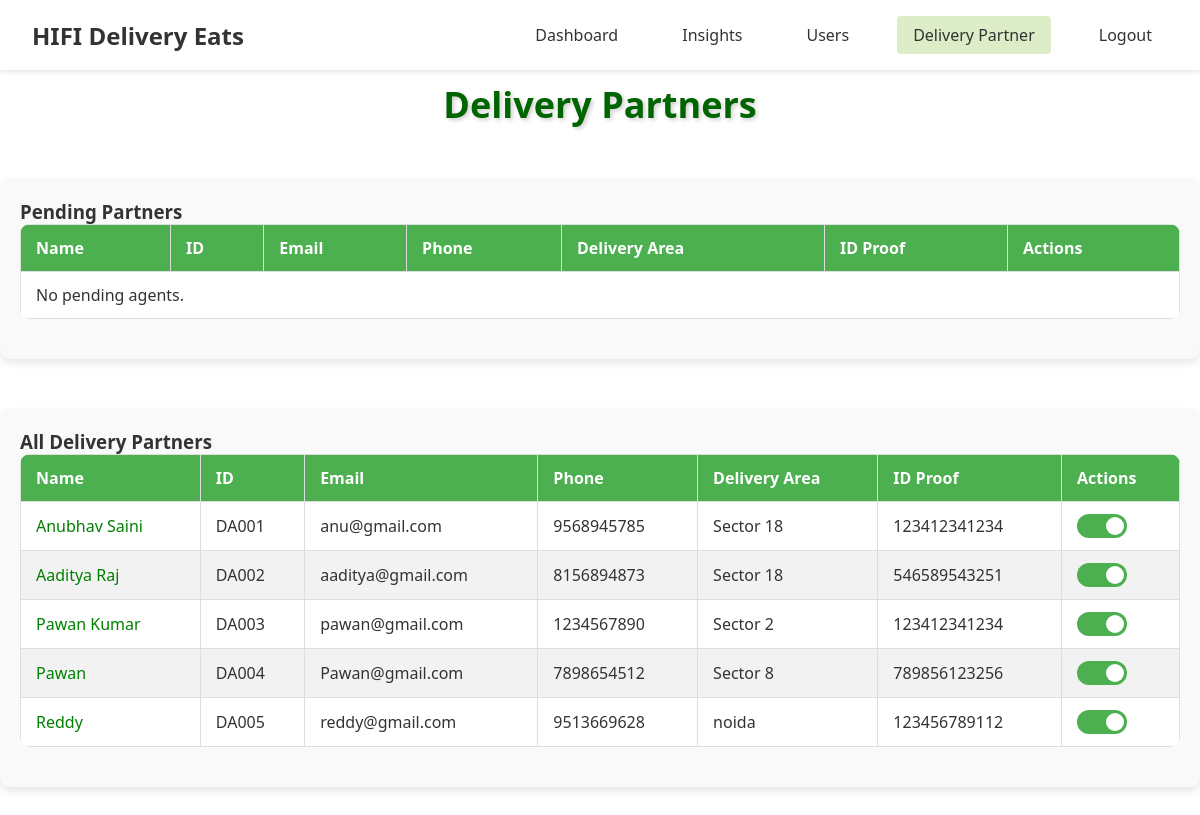
Screenshot of /admin/delivery_partner (signed in) with the database file from the repository.
### models.py (models this page shows, shortened)
class BaseModel(db.Model):
    __abstract__ = True
    PREFIX = None  # each child model must set this

class DeliveryAgent(UserMixin, BaseModel):
    __tablename__ = 'delivery_agent'
    PREFIX = 'DA'
    delivery_agent_id = db.Column(db.String(10), primary_key=True)
    username = db.Column(db.String(100))
    email = db.Column(db.String(100), unique=True)
    phone = db.Column(db.Integer, unique=True, nullable=False)
    password = db.Column(db.String(100), nullable=False)
    image = db.Column(db.String(255), nullable=True, server_default='')
    bio = db.Column(db.Text, nullable=True, server_default='')
    delivery_area = db.Column(db.String(100), nullable=False)
    available_slots = db.Column(db.Boolean, nullable=False, default=True)
    id_proof = db.Column(db.String(12), nullable=False, server_default='')
    is_approved = db.Column(db.Boolean, nullable=False, server_default='0')
    is_active = db.Column(db.Boolean, nullable=False, server_default='1')
    earnings = db.relationship("Earnings", back_populates="delivery_agent")
    delivery_feedbacks = db.relationship("DeliveryFeedback", back_populates="delivery_agent")
    deliveries = db.relationship("Order", back_populates="delivery_agent", foreign_keys="Order.delivery_agent_id")

### routes/admin_routes.py (the view)
    @app.route('/admin/delivery_partner')
    @login_required
    def delivery_partner():
        pending_agents = DeliveryAgent.query.filter_by(is_approved=False).all()
        accepted_agents = DeliveryAgent.query.filter_by(is_approved=True).all()
        return render_template(
            'admin/delivery_partner.html',
            pending_agents=pending_agents,
            accepted_agents=accepted_agents
        )

### templates/admin/delivery_partner.html (shortened to what this page needs)
{% extends 'admin/index.html' %}
{% block css %}
  <link
    rel="stylesheet"
    href="{{ url_for('static', filename='css/admin/delivery_partner.css') }}"
  />
{% endblock css %}
{% block content %}
<h2>Delivery Partners</h2>
<div class="table-container">
  <h3>Pending Partners</h3>
  <table>
    <thead>
      <tr>
        <th>Name</th>
        <th>ID</th>
        <th>Email</th>
        <th>Phone</th>
        <th>Delivery Area</th>
        <th>ID Proof</th>
        <th>Actions</th>
      </tr>
    </thead>
    <tbody id="userList">
      {% for agent in pending_agents %}
      <tr id="user-{{ agent.delivery_agent_id }}">
        <td>{{ agent.username }}</td>
        <td>{{ agent.delivery_agent_id }}</td>
        <td>{{ agent.email }}</td>
        <td>{{ agent.phone }}</td>
        <td>{{ agent.delivery_area }}</td>
        <td>{{ agent.id_proof }}</td>
        <td>
          <button class="accept" onclick="handleAccept('{{ agent.delivery_agent_id }}')">
            Accept
          </button>
          <button class="reject" onclick="handleReject('{{ agent.delivery_agent_id }}')">
            Reject
          </button>
        </td>
      </tr>
      {% else %}
      <tr>
        <td colspan="7">No pending agents.</td>
      </tr>
      {% endfor %}
    </tbody>
  </table>
</div>
<div class="table-container">
  <h3>All Delivery Partners</h3>
  <table>
    <thead>
      <tr>
        <th>Name</th>
        <th>ID</th>
        <th>Email</th>
        <th>Phone</th>
        <th>Delivery Area</th>
        <th>ID Proof</th>
        <th>Actions</th>
      </tr>
    </thead>
    <tbody id="acceptedAgentsList">
      {% for agent in accepted_agents %}
      <tr id="user-{{ agent.delivery_agent_id }}">
        <td style="color: {% if not agent.is_active %}red{% else %}green{% endif %};">
          {{ agent.username }}
        </td>
        <td>{{ agent.delivery_agent_id }}</td>
        <td>{{ agent.email }}</td>
        <td>{{ agent.phone }}</td>
        <td>{{ agent.delivery_area }}</td>
        <td>{{ agent.id_proof }}</td>
        <td>
          <label class="switch">
            <span class="slider"></span>
          </label>
        </td>
      </tr>
      {% else %}
      <tr>
        <td colspan="7">No accepted agents.</td>
      </tr>
      {% endfor %}
    </tbody>
  </table>
</div>
{% endblock content %}

### templates/admin/index.html (shortened to what this page needs)
<!DOCTYPE html>
<html lang="en">
<head>
  <link rel="stylesheet" href="{{ url_for('static', filename='css/admin/admin.css') }}">
  {% block css %}
  {% endblock css %}
</head>
<body>
  <header class="header">
    <div class="logo">HIFI Delivery Eats</div>
    <nav class="nav-menu">
      <a href="{{ url_for('admin') }}" class="{% if request.endpoint == 'admin' %}active{% endif %}">Dashboard</a>
      <a href="{{url_for('insights') }}" class="{% if request.endpoint == 'orders' %}active{% endif %}">Insights</a>
      <a href="#" class="{% if request.endpoint == 'users' %}active{% endif %}">Users</a>
      <a href="{{ url_for('delivery_partner') }}" class="{% if request.endpoint == 'delivery_partner' %}active{% endif %}">Delivery Partner</a>
      <a href="{{ url_for('employee_logout') }}">Logout</a>
    </nav>
  </header>
  <main>
    <section class="dashboard-content">
      {% block content %}{% endblock content %}
    </section>
  </main>
</body>
</html>

### static/css/admin/admin.css (style rules this page uses)
* { margin: 0; padding: 0; box-sizing: border-box; font-family: 'Segoe UI', Tahoma, Geneva, Verdana, sans-serif; }
:root { --primary-green: #50b341; --light-green: #DCEDC8; --white: #ffffff; --text-dark: #333333; }
body { background-color: var(--white); color: var(--text-dark); }
.header { position: fixed; top: 0; left: 0; width: 100%; z-index: 1000; display: flex; justify-content: space-between; align-items: center; padding: 1rem 2rem; background-color: var(--white); box-shadow: 0 2px 4px rgba(0,0,0,0.1); }
.logo { font-size: 1.5rem; font-weight: bold; color: var(--text-dark); }
.nav-menu { display: flex; gap: 2rem; }
.nav-menu a { text-decoration: none; color: var(--text-dark); padding: 0.5rem 1rem; border-radius: 4px; transition: background-color 0.3s; }
.nav-menu a:hover, .nav-menu a.active { background-color: var(--light-green); }
.container, main { margin-top: 80px; }

### static/css/admin/delivery_partner.css (style rules this page uses)
h2 { color: darkgreen; text-align: center; margin-bottom: 10px; font-size: 36px; font-weight: bold; text-shadow: 2px 2px 4px rgba(0, 0, 0, 0.2); transition: text-shadow 0.3s ease-in-out; margin-top: 1rem; }
.table-container { margin: 50px auto; padding: 20px; border-radius: 10px; box-shadow: 0 4px 8px rgba(0, 0, 0, 0.1); background-color: #f9f9f9; width: 100%; max-width: 1200px; }
table { width: 100%; border-collapse: collapse; margin-bottom: 20px; background-color: #fff; border-radius: 10px; overflow: hidden; }
th, td { border: 1px solid #ddd; padding: 12px 15px; text-align: left; }
th { background-color: #4CAF50; color: white; }
tbody tr:nth-child(even) { background-color: #f2f2f2; }
.switch { position: relative; display: inline-block; width: 50px; height: 24px; }
.slider { position: absolute; cursor: pointer; top: 0; left: 0; right: 0; bottom: 0; background-color: #ccc; transition: .4s; border-radius: 24px; }
.slider:before { position: absolute; content: ""; height: 18px; width: 18px; left: 3px; bottom: 3px; background-color: white; transition: .4s; border-radius: 50%; }
input:checked + .slider { background-color: #4caf50; }
input:checked + .slider:before { transform: translateX(26px); }

### rows the page displays
DeliveryAgent: username "Anubhav Saini", delivery_agent_id "DA001", email "anu@gmail.com", phone "9568945785", delivery_area "Sector 18", id_proof "123412341234"
DeliveryAgent: username "Aaditya Raj", delivery_agent_id "DA002", email "aaditya@gmail.com", phone "8156894873", delivery_area "Sector 18", id_proof "546589543251"
DeliveryAgent: username "Pawan Kumar", delivery_agent_id "DA003", email "pawan@gmail.com", phone "1234567890", delivery_area "Sector 2", id_proof "123412341234"
DeliveryAgent: username "Pawan", delivery_agent_id "DA004", email "Pawan@gmail.com", phone "7898654512", delivery_area "Sector 8", id_proof "789856123256"
DeliveryAgent: username "Reddy", delivery_agent_id "DA005", email "reddy@gmail.com", phone "9513669628", delivery_area "noida", id_proof "123456789112"
